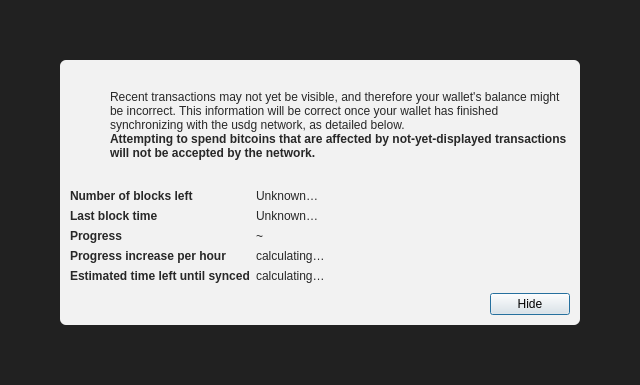
<?xml version="1.0" encoding="UTF-8"?>
<ui version="4.0">
 <class>ModalOverlay</class>
 <widget class="QWidget" name="ModalOverlay">
  <property name="geometry">
   <rect>
    <x>0</x>
    <y>0</y>
    <width>640</width>
    <height>385</height>
   </rect>
  </property>
  <property name="windowTitle">
   <string>Form</string>
  </property>
  <layout class="QVBoxLayout" name="verticalLayout" stretch="0">
   <property name="sizeConstraint">
    <enum>QLayout::SetDefaultConstraint</enum>
   </property>
   <property name="leftMargin">
    <number>0</number>
   </property>
   <property name="topMargin">
    <number>0</number>
   </property>
   <property name="rightMargin">
    <number>0</number>
   </property>
   <property name="bottomMargin">
    <number>0</number>
   </property>
   <item>
    <widget class="QWidget" name="bgWidget" native="true">
     <property name="styleSheet">
      <string notr="true">#bgWidget { background: rgba(0,0,0,220); }</string>
     </property>
     <layout class="QVBoxLayout" name="verticalLayoutMain" stretch="1">
      <property name="leftMargin">
       <number>60</number>
      </property>
      <property name="topMargin">
       <number>60</number>
      </property>
      <property name="rightMargin">
       <number>60</number>
      </property>
      <property name="bottomMargin">
       <number>60</number>
      </property>
      <item>
       <widget class="QWidget" name="contentWidget" native="true">
        <property name="styleSheet">
         <string notr="true">#contentWidget { background: rgba(255,255,255,240); border-radius: 6px; }

QLabel { color: rgb(40,40,40);  }</string>
        </property>
        <layout class="QVBoxLayout" name="verticalLayoutSub" stretch="1,0,0,0">
         <property name="spacing">
          <number>0</number>
         </property>
         <property name="leftMargin">
          <number>10</number>
         </property>
         <property name="topMargin">
          <number>10</number>
         </property>
         <property name="rightMargin">
          <number>10</number>
         </property>
         <property name="bottomMargin">
          <number>10</number>
         </property>
         <item>
          <layout class="QHBoxLayout" name="horizontalLayoutIconText" stretch="0,1">
           <property name="topMargin">
            <number>20</number>
           </property>
           <item>
            <layout class="QVBoxLayout" name="verticalLayoutIcon">
             <property name="leftMargin">
              <number>0</number>
             </property>
             <item>
              <widget class="QPushButton" name="warningIcon">
               <property name="enabled">
                <bool>false</bool>
               </property>
               <property name="text">
                <string/>
               </property>
               <property name="icon">
                <iconset>
                 <normaloff>:/icons/warning</normaloff>
                 <disabledoff>:/icons/warning</disabledoff>:/icons/warning</iconset>
               </property>
               <property name="iconSize">
                <size>
                 <width>48</width>
                 <height>48</height>
                </size>
               </property>
               <property name="flat">
                <bool>true</bool>
               </property>
              </widget>
             </item>
             <item>
              <spacer name="verticalSpacerWarningIcon">
               <property name="orientation">
                <enum>Qt::Vertical</enum>
               </property>
               <property name="sizeHint" stdset="0">
                <size>
                 <width>20</width>
                 <height>40</height>
                </size>
               </property>
              </spacer>
             </item>
            </layout>
           </item>
           <item>
            <layout class="QVBoxLayout" name="verticalLayoutInfoText">
             <property name="leftMargin">
              <number>0</number>
             </property>
             <property name="topMargin">
              <number>0</number>
             </property>
             <item>
              <widget class="QLabel" name="infoText">
               <property name="text">
                <string>Recent transactions may not yet be visible, and therefore your wallet's balance might be incorrect. This information will be correct once your wallet has finished synchronizing with the usdg network, as detailed below.</string>
               </property>
               <property name="textFormat">
                <enum>Qt::RichText</enum>
               </property>
               <property name="wordWrap">
                <bool>true</bool>
               </property>
              </widget>
             </item>
             <item>
              <widget class="QLabel" name="infoTextStrong">
               <property name="font">
                <font>
                 <weight>75</weight>
                 <bold>true</bold>
                </font>
               </property>
               <property name="text">
                <string>Attempting to spend bitcoins that are affected by not-yet-displayed transactions will not be accepted by the network.</string>
               </property>
               <property name="textFormat">
                <enum>Qt::RichText</enum>
               </property>
               <property name="wordWrap">
                <bool>true</bool>
               </property>
              </widget>
             </item>
             <item>
              <spacer name="verticalSpacerInTextSpace">
               <property name="orientation">
                <enum>Qt::Vertical</enum>
               </property>
               <property name="sizeHint" stdset="0">
                <size>
                 <width>20</width>
                 <height>40</height>
                </size>
               </property>
              </spacer>
             </item>
            </layout>
           </item>
          </layout>
         </item>
         <item>
          <spacer name="verticalSpacerAfterText">
           <property name="orientation">
            <enum>Qt::Vertical</enum>
           </property>
           <property name="sizeHint" stdset="0">
            <size>
             <width>20</width>
             <height>40</height>
            </size>
           </property>
          </spacer>
         </item>
         <item>
          <layout class="QFormLayout" name="formLayout">
           <property name="fieldGrowthPolicy">
            <enum>QFormLayout::FieldsStayAtSizeHint</enum>
           </property>
           <property name="horizontalSpacing">
            <number>6</number>
           </property>
           <property name="verticalSpacing">
            <number>6</number>
           </property>
           <property name="topMargin">
            <number>10</number>
           </property>
           <item row="0" column="0">
            <widget class="QLabel" name="labelNumberOfBlocksLeft">
             <property name="font">
              <font>
               <weight>75</weight>
               <bold>true</bold>
              </font>
             </property>
             <property name="text">
              <string>Number of blocks left</string>
             </property>
            </widget>
           </item>
           <item row="0" column="1">
            <widget class="QLabel" name="numberOfBlocksLeft">
             <property name="text">
              <string>Unknown…</string>
             </property>
            </widget>
           </item>
           <item row="1" column="0">
            <widget class="QLabel" name="labelLastBlockTime">
             <property name="font">
              <font>
               <weight>75</weight>
               <bold>true</bold>
              </font>
             </property>
             <property name="text">
              <string>Last block time</string>
             </property>
            </widget>
           </item>
           <item row="1" column="1">
            <widget class="QLabel" name="newestBlockDate">
             <property name="sizePolicy">
              <sizepolicy hsizetype="Maximum" vsizetype="Preferred">
               <horstretch>0</horstretch>
               <verstretch>0</verstretch>
              </sizepolicy>
             </property>
             <property name="text">
              <string>Unknown…</string>
             </property>
            </widget>
           </item>
           <item row="2" column="0">
            <widget class="QLabel" name="labelSyncDone">
             <property name="font">
              <font>
               <weight>75</weight>
               <bold>true</bold>
              </font>
             </property>
             <property name="text">
              <string>Progress</string>
             </property>
            </widget>
           </item>
           <item row="2" column="1">
            <layout class="QHBoxLayout" name="horizontalLayoutSync" stretch="0,1">
             <item>
              <widget class="QLabel" name="percentageProgress">
               <property name="text">
                <string notr="true">~</string>
               </property>
              </widget>
             </item>
            </layout>
           </item>
           <item row="4" column="0">
            <widget class="QLabel" name="labelProgressIncrease">
             <property name="font">
              <font>
               <weight>75</weight>
               <bold>true</bold>
              </font>
             </property>
             <property name="text">
              <string>Progress increase per hour</string>
             </property>
            </widget>
           </item>
           <item row="4" column="1">
            <widget class="QLabel" name="progressIncreasePerH">
             <property name="text">
              <string>calculating…</string>
             </property>
            </widget>
           </item>
           <item row="5" column="0">
            <widget class="QLabel" name="labelEstimatedTimeLeft">
             <property name="font">
              <font>
               <weight>75</weight>
               <bold>true</bold>
              </font>
             </property>
             <property name="text">
              <string>Estimated time left until synced</string>
             </property>
            </widget>
           </item>
           <item row="5" column="1">
            <widget class="QLabel" name="expectedTimeLeft">
             <property name="text">
              <string>calculating…</string>
             </property>
            </widget>
           </item>
          </layout>
         </item>
         <item>
          <layout class="QHBoxLayout" name="horizontalLayoutButtons">
           <property name="leftMargin">
            <number>10</number>
           </property>
           <property name="topMargin">
            <number>10</number>
           </property>
           <item>
            <spacer name="horizontalSpacer">
             <property name="orientation">
              <enum>Qt::Horizontal</enum>
             </property>
             <property name="sizeHint" stdset="0">
              <size>
               <width>40</width>
               <height>20</height>
              </size>
             </property>
            </spacer>
           </item>
           <item>
            <widget class="QPushButton" name="closeButton">
             <property name="text">
              <string>Hide</string>
             </property>
             <property name="shortcut">
              <string>Esc</string>
             </property>
             <property name="focusPolicy">
              <enum>Qt::StrongFocus</enum>
             </property>
             <property name="default">
              <bool>true</bool>
             </property>
            </widget>
           </item>
          </layout>
         </item>
        </layout>
       </widget>
      </item>
     </layout>
    </widget>
   </item>
  </layout>
 </widget>
 <resources/>
 <connections/>
</ui>
